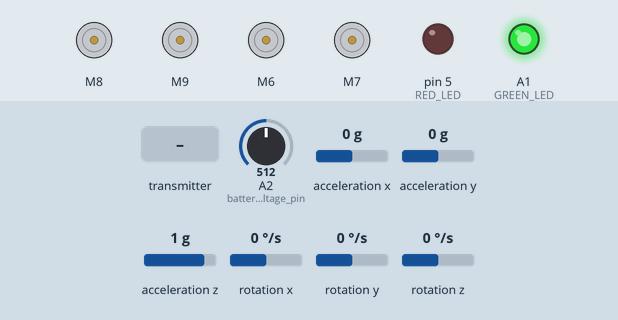
The sketch below on a simulated Arduino Uno, built with avr-gcc and run on an emulated ATmega328P. Shown: 4 × DC motor (green arrow = forward, orange = backward, longer = faster), output pins drawn as LEDs (lit = HIGH). The inputs (shaded band) are chosen by the test bench; at power-on: rotation z 0 °/s, acceleration x 0 g, acceleration z 1 g, A2 (battery_voltage_pin) = 512, acceleration y 0 g, rotation x 0 °/s, rotation y 0 °/s. No radio packets arrive unless stated.

Above: at 19.9 s.
20.0 s: the transmitter starts sending throttle = 1023
At 20.7 s:
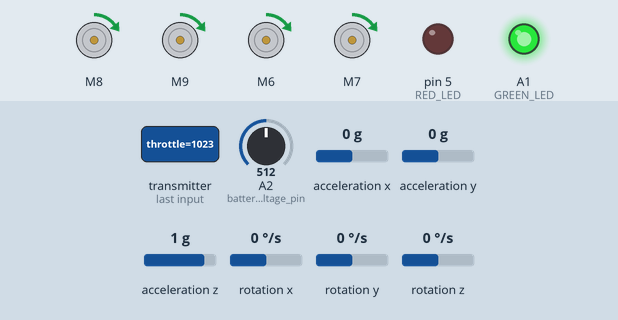
21.5 s: rotation z set to -192 °/s
25.0 s: acceleration x set to -1.4 g
At 26.04 s:
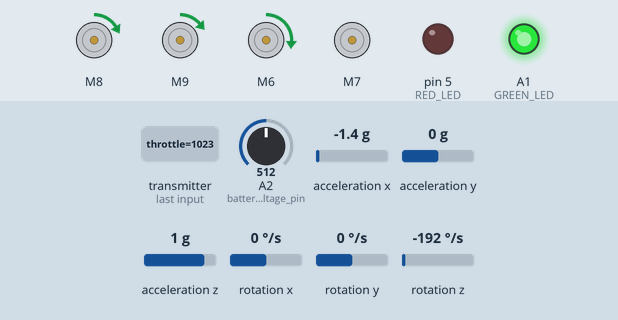
28.5 s: the transmitter starts sending yaw = 256
At 28.76 s:
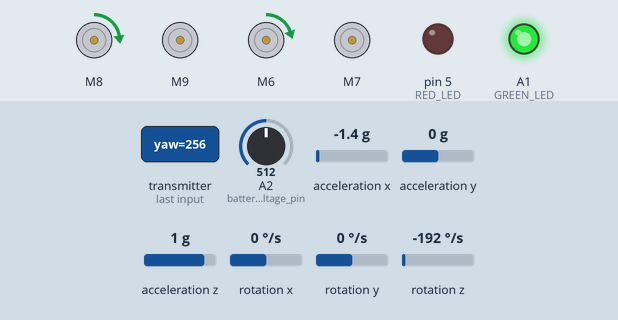
32.0 s: acceleration z set to -1.4 g
At 33.62 s:
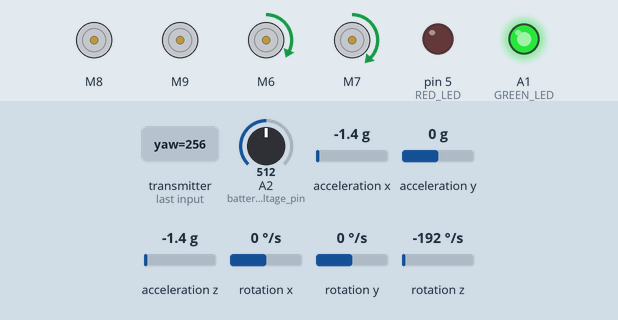
35.5 s: the transmitter starts sending pitch = 256
Timing chart, 0 to 63.4 s (numbered marks = the images above; inputs shaded):
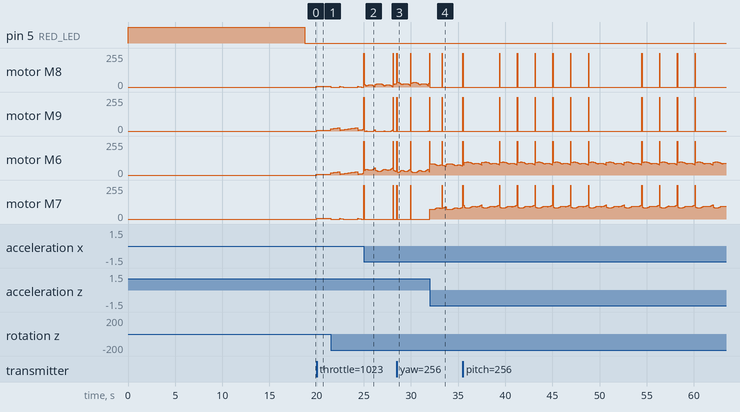

The sketch:

Drone.ino
```cpp
#include "I2Cdev.h"
#include "MPU6050_6Axis_MotionApps20.h"
#include "Wire.h"
#include <nRF24L01.h>
#include <RF24.h>
#include <ESC.h>

// Structs containing radio message structure for both instructions and feedback.
struct instruction {
  int throttle = 1000;
  int yaw      = 0;
  int pitch    = 0;
  int roll     = 0;
} data;

struct drone_feedback {
  float battery = 0.0;
  int  throttle = 1000;
} feedback;

#define PI acos(-1)
#define YAW      0
#define PITCH    1
#define ROLL     2
#define THROTTLE 3

// Controller input variables
// [Yaw, Pitch, Roll, Throttle]
int instruction[4];

// MPU6050 Variables
float gyro_x_cal, gyro_y_cal, gyro_z_cal;
uint16_t packetSize;
uint16_t fifoCount;
uint8_t fifoBuffer[64];
Quaternion q;
VectorFloat gravity;
float ypr[3];

// Pulselength variables for ESC output
unsigned long pulse_length_esc1 = 1000,
              pulse_length_esc2 = 1000,
              pulse_length_esc3 = 1000,
              pulse_length_esc4 = 1000;

// PID error calculation variables
float errors[3];                     // [Yaw, Pitch, Roll]
float error_sum[3]      = {0, 0, 0}; // [Yaw, Pitch, Roll]
float previous_error[3] = {0, 0, 0}; // [Yaw, Pitch, Roll]
float measures[3]       = {0, 0, 0}; // [Yaw, Pitch, Roll] in degrees

// Initialize RF24 object (NRF24L01+)
RF24 radio(A0, 10);
MPU6050 mpu;

// Battery Voltage
#define battery_voltage_pin A2
const uint64_t pipeIn  = 0xE8E8F0F0E1LL;
const uint64_t pipeOut = 0xE7E8F0F0E1LL;
unsigned long lastRecievedTransmission = 0;
unsigned long lastFeedbackTransmission = 0;
unsigned long feedbackDelay = 1100; // 1 seconds
unsigned long lastTrasmissionTimeout = 1000; // 1 second

ESC M1 (8, 1000, 2000, 500);
ESC M2 (9, 1000, 2000, 500);
ESC M3 (6, 1000, 2000, 500);
ESC M4 (7, 1000, 2000, 500);

#define RED_LED 5
#define GREEN_LED A1

unsigned long currentTime = 0;

/**
   Setup configuration
*/
void setup()
{
  // Initialize I2C
  Wire.begin();

  // Setup pin modes
  pinMode(RED_LED, OUTPUT);
  pinMode(GREEN_LED, OUTPUT);

  // Prepare
  digitalWrite(RED_LED, HIGH);
  digitalWrite(GREEN_LED, HIGH);

  // Initialize radio communikation (nRF24L01+)
  radio.begin();
  radio.setPALevel(RF24_PA_MAX);
  radio.setAutoAck(false);
  radio.setDataRate(RF24_250KBPS);
  radio.setChannel(108);
  radio.openReadingPipe(1, pipeIn);
  radio.openWritingPipe(pipeOut);
  radio.startListening();

  // Initialize MPU6050 (Gyroscope)
  mpu.initialize();
  mpu.dmpInitialize();
  mpu.setXGyroOffset(92);
  mpu.setYGyroOffset(34);
  mpu.setZGyroOffset(-14);
  mpu.setXAccelOffset(-2851);
  mpu.setYAccelOffset(2847);
  mpu.setZAccelOffset(907);
  mpu.setDMPEnabled(true);
  packetSize = mpu.dmpGetFIFOPacketSize();
  fifoCount  = mpu.getFIFOCount();

  // Wait for MPU6050 DMP values to become stable and the calibrate errors.
  calibrateMpu6050();

  // Arm ESC controllers
  M1.arm();
  M2.arm();
  M3.arm();
  M4.arm();

  // Everything was initialized with no errors, turning of red led.
  digitalWrite(RED_LED, LOW);
}

/**
   Main program loop
*/
void loop()
{
  // Keep track of time
  currentTime = millis();

  // Recieve controller transmissions if any.
  recieveInstructions();

  // Read MPU6050 values
  readMPU();

  // Calculate motors speed with PID controller
  calculatePID();

  // Apply motors speed
  applyMotorSpeed();

  // Send feedback to controller
  sendFeedback();
}

/**
   Check the radio for any instructions and set new values
   if any are available.

   @return void
*/
void recieveInstructions()
{
  if (radio.available()){
    radio.read(&data, sizeof(data));
    lastRecievedTransmission = millis();

    if(data.yaw > 180){
      data.yaw = 180;
    }else if(data.yaw < -180){
      data.yaw = -180;
    }

    if(data.pitch > 30){
      data.pitch = 30;
    }else if(data.pitch < -30){
      data.pitch = -30;
    }

    if(data.roll > 30){
      data.roll = 30;
    }else if(data.roll < -30){
      data.roll = -30;
    }

    instruction[YAW]      = data.yaw;
    instruction[PITCH]    = data.pitch;
    instruction[ROLL]     = data.roll;
    instruction[THROTTLE] = data.throttle;
  }

  /*
    Make sure that pitch, roll and yaw values are set
    to zero for stabelizing if connection to controller is lost.

    Also set throttle to 45% to make sure drone will land stedy on
    the ground if connnection is lost.
    */
  long mill = millis();
  if((mill-lastRecievedTransmission) > lastTrasmissionTimeout && data.throttle > 1000){
    instruction[THROTTLE] = 1450;
    instruction[YAW]      = 0;
    instruction[PITCH]    = 0;
    instruction[ROLL]     = 0;
    data.throttle         = 1450;
  }
}

/**
   Read MPU values for PID stabelizing.
   This method sets x, y and z of the current posistion for PID stabelizing.

   @return void
*/
void readMPU()
{
  while (fifoCount < packetSize) {
    fifoCount = mpu.getFIFOCount();
  }

  if (fifoCount == 1024) {
    mpu.resetFIFO();
  }else{
    if (fifoCount % packetSize != 0) {
      mpu.resetFIFO();
    }else{
      while (fifoCount >= packetSize) {
        mpu.getFIFOBytes(fifoBuffer,packetSize);
        fifoCount -= packetSize;
      }

      mpu.dmpGetQuaternion(&q,fifoBuffer);
      mpu.dmpGetGravity(&gravity,&q);
      mpu.dmpGetYawPitchRoll(ypr,&q,&gravity);

      measures[YAW]   = (ypr[0]*180/PI);
      measures[PITCH] = (ypr[2]*180/PI);
      measures[ROLL]  = (ypr[1]*180/PI);
    }
  }
}

/**
   Find current stable MPU values for calculations of PID errors.

   @return void
*/
void calibrateMpu6050() {
  for (int cal_int = 0; cal_int < 2000; cal_int++) {
    readMPU();
    if(cal_int > 499){
      gyro_x_cal += measures[ROLL];
      gyro_y_cal += measures[PITCH];
      gyro_z_cal += measures[YAW];
    }
  }
  gyro_x_cal /= 1500;
  gyro_y_cal /= 1500;
  gyro_z_cal /= 1500;
}

/**
   Apply calculated pulses to motors.

   @return void
*/
void applyMotorSpeed() {
  M1.speed(pulse_length_esc1);
  M2.speed(pulse_length_esc2);
  M3.speed(pulse_length_esc3);
  M4.speed(pulse_length_esc4);
}

/**
   Calculate motor speed by applying PID control.

   First PID errors are calculated based on MPU6050 messueres and controller inputs.
   Then new pid values for each motor are calulated.
   Inspired by https://github.com/lobodol/drone.

   @return void
*/
void calculatePID() {

  float  Kp[3]       = {0.2, 1.6, 1.6}; // P coefficients in order : Yaw, Pitch, Roll //ku = 0.21
  double Ki[3]       = {0.0, 0.000005, 0.000005}; // I coefficients in order : Yaw, Pitch, Roll
  float  Kd[3]       = {20.0, 85.0, 85.0}; // D coefficients in order : Yaw, Pitch, Roll
  float  deltaErr[3] = {0, 0, 0}; // Error deltas in order :  Yaw, Pitch, Roll
  float  yaw         = 0;
  float  pitch       = 0;
  float  roll        = 0;

  // Calculate pid errors
  errors[YAW]   = (measures[YAW]-gyro_z_cal)   - instruction[YAW];
  errors[PITCH] = (measures[PITCH]-gyro_y_cal) - instruction[PITCH];
  errors[ROLL]  = (measures[ROLL]-gyro_x_cal)  - instruction[ROLL];

  // Initialize motor commands with throttle
  pulse_length_esc1 = instruction[THROTTLE];
  pulse_length_esc2 = instruction[THROTTLE];
  pulse_length_esc3 = instruction[THROTTLE];
  pulse_length_esc4 = instruction[THROTTLE];

  // Do not calculate anything if throttle is 0
  if (instruction[THROTTLE] >= 1012) {

    // Calculate sum of errors : Integral coefficients
    error_sum[YAW]   += errors[YAW];
    error_sum[PITCH] += errors[PITCH];
    error_sum[ROLL]  += errors[ROLL];

    // Calculate error delta : Derivative coefficients
    deltaErr[YAW]   = errors[YAW]   - previous_error[YAW];
    deltaErr[PITCH] = errors[PITCH] - previous_error[PITCH];
    deltaErr[ROLL]  = errors[ROLL]  - previous_error[ROLL];

    // Save current error as previous_error for next time
    previous_error[YAW]   = errors[YAW];
    previous_error[PITCH] = errors[PITCH];
    previous_error[ROLL]  = errors[ROLL];

    yaw   = (errors[YAW] * Kp[YAW]) + (error_sum[YAW] * Ki[YAW]) + (deltaErr[YAW] * Kd[YAW]);
    pitch = (errors[PITCH] * Kp[PITCH]) + (error_sum[PITCH] * Ki[PITCH]) + (deltaErr[PITCH] * Kd[PITCH]);
    roll  = (errors[ROLL] * Kp[ROLL]) + (error_sum[ROLL] * Ki[ROLL]) + (deltaErr[ROLL] * Kd[ROLL]);

    // Yaw - Lacet (Z axis)
    pulse_length_esc1 -= yaw;
    pulse_length_esc4 -= yaw;
    pulse_length_esc3 += yaw;
    pulse_length_esc2 += yaw;

    // Pitch - Tangage (Y axis)
    pulse_length_esc1 += pitch;
    pulse_length_esc2 += pitch;
    pulse_length_esc3 -= pitch;
    pulse_length_esc4 -= pitch;

    // Roll - Roulis (X axis)
    pulse_length_esc1 -= roll;
    pulse_length_esc3 -= roll;
    pulse_length_esc2 += roll;
    pulse_length_esc4 += roll;
  }

  // Maximum value
  if (pulse_length_esc1 > 2000) pulse_length_esc1 = 2000;
  if (pulse_length_esc2 > 2000) pulse_length_esc2 = 2000;
  if (pulse_length_esc3 > 2000) pulse_length_esc3 = 2000;
  if (pulse_length_esc4 > 2000) pulse_length_esc4 = 2000;

  // Minimum value
  if (pulse_length_esc1 < 1000) pulse_length_esc1 = 1000;
  if (pulse_length_esc2 < 1000) pulse_length_esc2 = 1000;
  if (pulse_length_esc3 < 1000) pulse_length_esc3 = 1000;
  if (pulse_length_esc4 < 1000) pulse_length_esc4 = 1000;
}

/**
   Send feedback to controller.

   - Battery voltage
   - Current throttle

   @return void
*/
void sendFeedback() {
  if ((currentTime - lastFeedbackTransmission) > feedbackDelay) {
    feedback.battery  = read_battery_voltage();
    feedback.throttle = data.throttle;
    radio.stopListening();
    radio.write(&feedback, sizeof(feedback));
    lastFeedbackTransmission = currentTime;
    radio.startListening();
  }
}

/**
   Read current battery voltage level

   @return float
*/
float read_battery_voltage()
{
  return (analogRead(battery_voltage_pin) / 53.5);
}
```

Measured:
- after the input at 20.0 s, motor M8, motor M9, motor M6, motor M7: stopped → forward 5/255 at once
